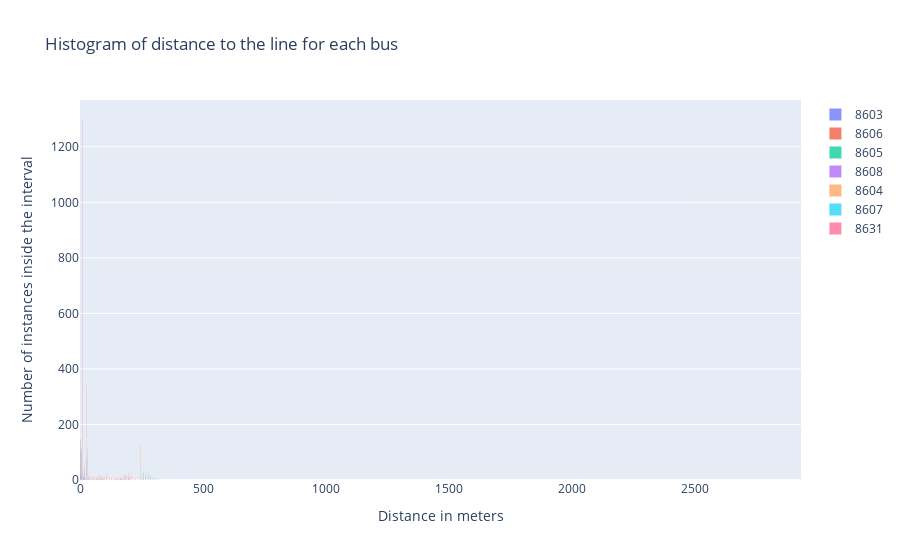

The code cell stored with this chart in its notebook:
### Code cell
fig3 = go.Figure()
for bus in distance_to_line_buses_dict.keys() :
    fig3.add_trace(go.Histogram(
        name='{}'.format(bus),
        x=distance_to_line_buses_dict[bus]['all'],
        xbins=dict( # bins used for histogram
            start=0,
            end=max(distance_to_line_buses_dict[bus]['all']),
            size=10
        )
    ))

# Overlay histograms
fig3.update_layout(
    title='Histogram of distance to the line for each bus',
    xaxis_title='Distance in meters',
    yaxis_title='Number of instances inside the interval',
    bargap=0.1, # gap between bars of adjacent location coordinates
    bargroupgap=0.05 # gap between bars of the same location coordinates
)
# Reduce opacity to see both histograms
fig3.update_traces(opacity=0.75)
fig3.show()

### Figure 1 — Plotly figure (JSON) as saved in the notebook; plotly's stock layout.template omitted (floating-point values rounded to 4 significant figures; data arrays with more than 128 entries replaced by an {"elided": "..."} marker saying what was removed)
{"data": [{"name": "8603", "opacity": 0.75, "type": "histogram", "x": [6.515, 5.744, 3.835, 9.375, 6.583, 9.375, 6.583, 9.375, 6.583, 9.375, 6.583, 6.423, 6.98, 10.77, 32.89, 38.02, 94.07, 6.248, 5.769, 5.567], "xbins": {"end": 94.07, "size": 10, "start": 0}}, {"name": "8606", "opacity": 0.75, "type": "histogram", "x": {"elided": "216 float values"}, "xbins": {"end": 509.1, "size": 10, "start": 0}}, {"name": "8605", "opacity": 0.75, "type": "histogram", "x": {"elided": "140 float values"}, "xbins": {"end": 254.0, "size": 10, "start": 0}}, {"name": "8608", "opacity": 0.75, "type": "histogram", "x": {"elided": "190 float values"}, "xbins": {"end": 536.6, "size": 10, "start": 0}}, {"name": "8604", "opacity": 0.75, "type": "histogram", "x": {"elided": "886 float values"}, "xbins": {"end": 315.1, "size": 10, "start": 0}}, {"name": "8607", "opacity": 0.75, "type": "histogram", "x": {"elided": "277 float values"}, "xbins": {"end": 2924.0, "size": 10, "start": 0}}, {"name": "8631", "opacity": 0.75, "type": "histogram", "x": {"elided": "1713 float values"}, "xbins": {"end": 273.5, "size": 10, "start": 0}}], "layout": {"bargap": 0.1, "bargroupgap": 0.05, "title": {"text": "Histogram of distance to the line for each bus"}, "xaxis": {"title": {"text": "Distance in meters"}}, "yaxis": {"title": {"text": "Number of instances inside the interval"}}}}
